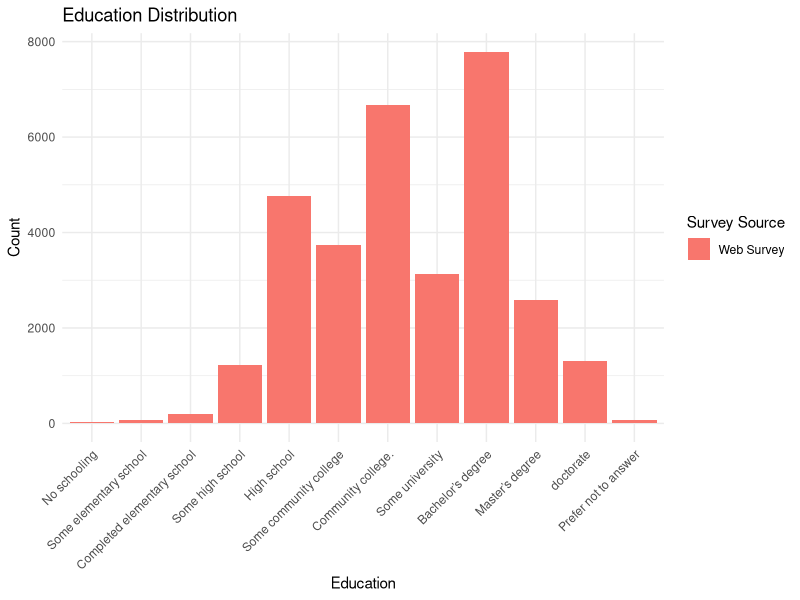
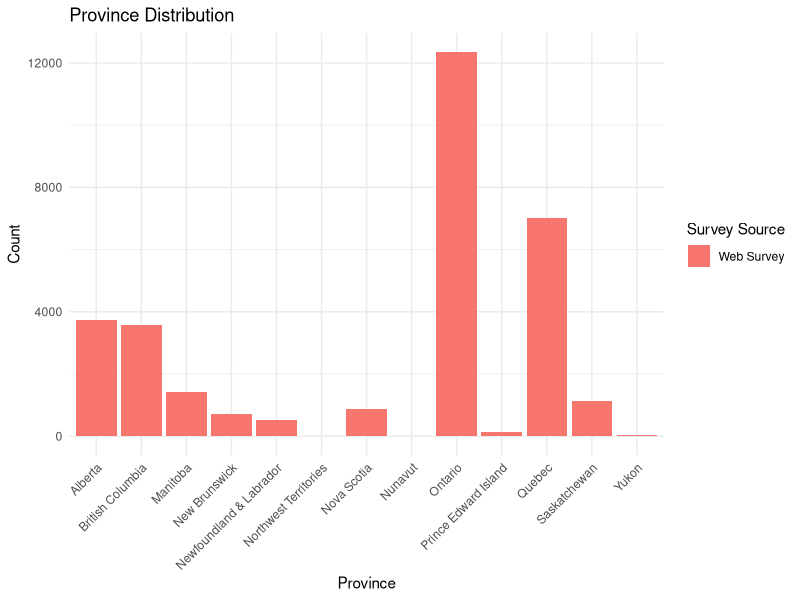
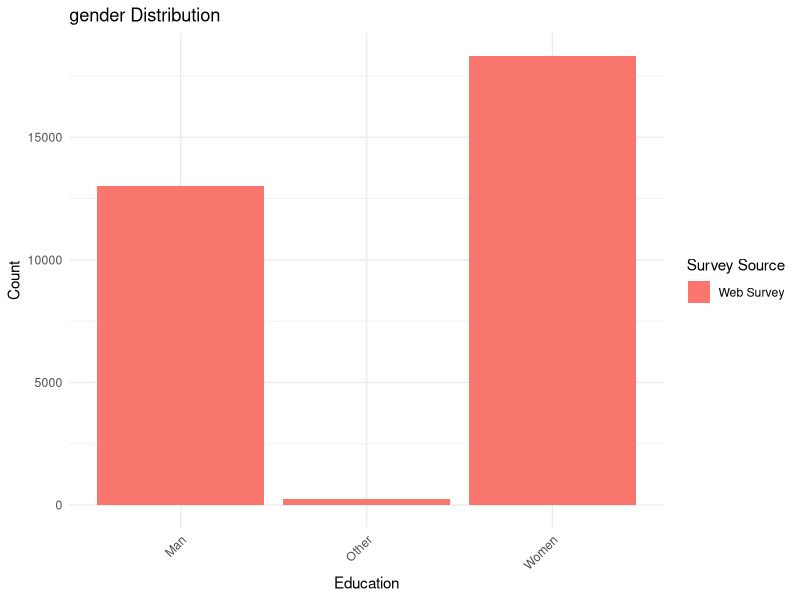

Here is the R script that generated these plots, in order: (Note: this script raises an error after producing the figures.)
## ---- chunk 1


# Load necessary libraries
library(tidyverse)
library(dplyr)
library(ggplot2)
library(survey)

# Load the datasets
phone_data <- read_csv("ces_phone.csv")
web_data <- read_csv("ces_web.csv")

# Rename province columns for clarity
phone_data <- phone_data %>% rename(province = q4)
web_data <- web_data %>% rename(province = cps19_province)

phone_data$province <- as.factor(phone_data$province)
web_data$province <- as.factor(web_data$province)

phone_data <- phone_data %>% mutate(Survey = "Phone Survey")
web_data <- web_data %>% mutate(Survey = "Web Survey")

## ---- chunk 2
web_data_cleaned <- web_data %>% 
  filter(!is.na(cps19_votechoice))
                                        
web_data_cleaned <- web_data_cleaned %>%
  mutate(
    cps19_votechoice = case_when(
      cps19_votechoice == 1 ~ "Liberals",
      cps19_votechoice == 2 ~ "Conservatives",
      cps19_votechoice == 3 ~ "NDP",
      cps19_votechoice == 4 ~ "Bloc Quebec",
      cps19_votechoice == 5 ~ "Green Party",
      cps19_votechoice == 6 ~ "People’s Party",
      cps19_votechoice == 7 ~ "Other",
      cps19_votechoice == 9 ~ "Don’t know/Prefer not to answer",
      TRUE ~ as.character(cps19_votechoice)
    ),
    cps19_gender= case_when(
      cps19_gender == 1 ~ "Man",
      cps19_gender == 2 ~ "Women",
      cps19_gender == 3 ~ "Other",
    ),
    cps19_education = case_when(
        cps19_education == 1 ~ "No schooling",
        cps19_education == 2 ~ "Some elementary school",
        cps19_education == 3 ~ "Completed elementary school",
        cps19_education == 4 ~ "Some high school",
        cps19_education == 5 ~ "High school",
        cps19_education == 6 ~ "Some community college",
        cps19_education == 7 ~ "Community college.",
        cps19_education == 8 ~ "Some university",
        cps19_education == 9 ~ "Bachelor’s degree",
        cps19_education == 10 ~ "Master’s degree",
        cps19_education == 11 ~ "doctorate",
        cps19_education == 12 ~ "Prefer not to answer",
        TRUE ~ as.character(cps19_education)

    ),
    province = case_when(
      province == 14 ~ "Alberta",
      province == 15 ~ "British Columbia",
      province == 16 ~ "Manitoba",
      province == 17 ~ "New Brunswick",
      province == 18 ~ "Newfoundland & Labrador",
      province == 19 ~ "Northwest Territories",
      province == 20 ~ "Nova Scotia",
      province == 21 ~ "Nunavut",
      province == 22 ~ "Ontario",
      province == 23 ~ "Prince Edward Island",
      province == 24 ~ "Quebec",
      province == 25 ~ "Saskatchewan",
      province == 26 ~ "Yukon",
      TRUE ~ as.character(province)
    )
  )
## ---- chunk 3
###education
web_education_counts <- web_data_cleaned %>%
  group_by(cps19_education) %>%
  summarise(count = n()) %>%
  mutate(Survey = "Web Survey",
         cps19_education = factor(cps19_education, levels = c(
           "No schooling",
           "Some elementary school",
           "Completed elementary school",
           "Some high school",
           "High school",
           "Some community college",
           "Community college.",
           "Some university",
           "Bachelor’s degree",
           "Master’s degree",
           "doctorate",
           "Prefer not to answer"
         ))) 

ggplot(web_education_counts, aes(x = cps19_education, y = count, fill = Survey)) +
  geom_bar(stat = "identity", position = "dodge") +
  theme_minimal() +
  theme(axis.text.x = element_text(angle = 45, hjust = 1)) +
  labs(title = "Education Distribution",
       x = "Education",
       y = "Count",
       fill = "Survey Source")


###province
web_province_counts <- web_data_cleaned %>%
  group_by(province) %>%
  summarise(count = n()) %>%
  mutate(Survey = "Web Survey")

ggplot(web_province_counts, aes(x = province, y = count, fill = Survey)) +
  geom_bar(stat = "identity", position = "dodge") +
  theme_minimal() +
  theme(axis.text.x = element_text(angle = 45, hjust = 1)) +
  labs(title = "Province Distribution",
       x = "Province",
       y = "Count",
       fill = "Survey Source")


###gender
web_gender_counts <- web_data_cleaned %>%
  group_by(cps19_gender) %>%
  summarise(count = n()) %>%
  mutate(Survey = "Web Survey")

ggplot(web_gender_counts, aes(x = cps19_gender, y = count, fill = Survey)) +
  geom_bar(stat = "identity", position = "dodge") +
  theme_minimal() +
  theme(axis.text.x = element_text(angle = 45, hjust = 1)) +
  labs(title = "gender Distribution",
       x = "Education",
       y = "Count",
       fill = "Survey Source")

## ---- chunk 4

web_data_cleaned <- web_data_cleaned %>%
  filter(!is.na(province))

strata_population <- web_data_cleaned %>%
  group_by(province) %>%
  summarise(Nh = n(), .groups = "drop") 

strata_sample <- web_data_cleaned %>%
  filter(cps19_votechoice == "Liberals") %>%
  group_by(province) %>%
  summarise(nh = n(), .groups = "drop")

strata_data <- left_join(strata_population, strata_sample, by = "province")

strata_data <- strata_data %>%
  mutate(nh = ifelse(is.na(nh), 0, nh), 
         ph = ifelse(nh == 0, 0, nh / Nh),
         Wh = Nh / sum(Nh))

p_hat <- sum(strata_data$Wh * strata_data$ph, na.rm = TRUE)

strata_data <- strata_data %>%
  mutate(var_h = ifelse(nh == 0, 0, (ph * (1 - ph)) / nh))  # Avoid division by zero

SE <- sqrt(sum(strata_data$Wh^2 * strata_data$var_h, na.rm = TRUE))

z_value <- qnorm(0.975)  # For 95% confidence
CI_lower <- p_hat - z_value * SE
CI_upper <- p_hat + z_value * SE

result <- data.frame(
  Statistic = c("Estimated Proportion", "Standard Error", "Lower 95% CI", "Upper 95% CI"),
  Value = c(p_hat, SE, CI_lower, CI_upper)
)

print(result)

## ---- chunk 5
glm_data <- web_data_cleaned %>%
  select(cps19_votechoice, province, cps19_gender, cps19_education)
glm_data <- glm_data %>% filter(!is.na(province))

glm_data <- glm_data %>%
  group_by(province) %>%
  mutate(pop_fpc = n()) %>% ungroup()%>% 
  group_by(province,cps19_votechoice)%>%
  mutate(samp_wt = n()/pop_fpc) %>% ungroup()
  
glm_data <- glm_data %>%
  mutate(vote_liberal = ifelse(cps19_votechoice == "Liberals", 1, 0))
         
## ---- chunk 6

strata.design <- svydesign(id = ~1,
                           strata = ~ province, 
                           weights = ~samp_wt, 
                           fpc = ~pop_fpc, 
                           data = glm_data)


mysvyglm <- svyglm(vote_liberal ~ age + province,
                   family = "binomial",
                   strata.design)

summary(mysvyglm)
